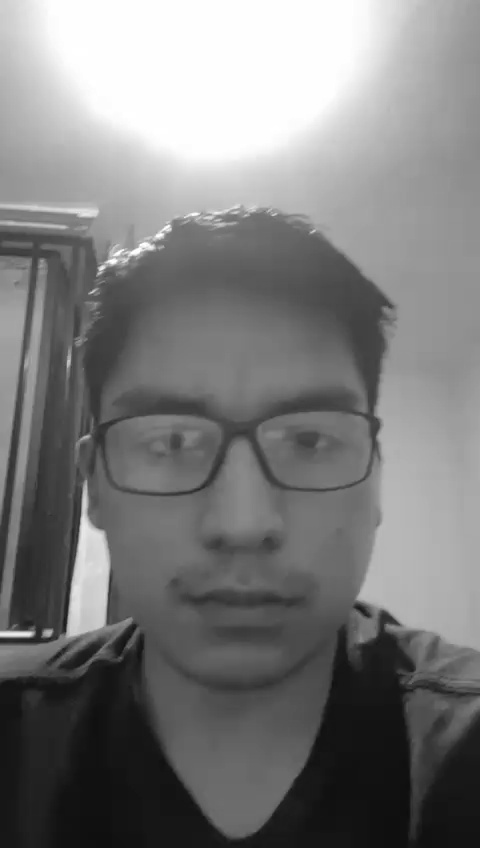
#> input picture dataset/Jhon/frameBl1.jpg, 480 x 848 px, found by its file name; its folder holds only this picture in this run
$ python spark_ingest.py
#> lines starting #> are read from the running program, lines starting #| are printed output that depends on the picture
import os
import cv2
import base64
import pandas as pd
import numpy as np

# Definir la ruta del directorio de dataset
dataset_dir = "dataset"
output_dir = "warehouse"

# Asegúrate de que el directorio existe
if not os.path.exists(output_dir):
    os.makedirs(output_dir)

print(f"Directorio de dataset: {os.path.abspath(dataset_dir)}")
print(f"¿Existen las carpetas de dataset?: {os.path.exists(dataset_dir)}")
print(f"Contenido de dataset: {os.listdir(dataset_dir)}")

# Listas para almacenar las imágenes y las etiquetas
images = []
labels = []

# Recorrer cada subcarpeta (cada persona) dentro de dataset/
for person_folder in os.listdir(dataset_dir):
    person_path = os.path.join(dataset_dir, person_folder)

    # Asegurarse de que estamos trabajando con un directorio
    if os.path.isdir(person_path):
        print(f"Procesando imágenes de: {person_folder}")

        # Recorrer las imágenes dentro de cada subcarpeta
        for image_file in os.listdir(person_path):
            image_path = os.path.join(person_path, image_file)
            print(f"Procesando archivo: {image_file}")

            # Verificar que sea una imagen (.jpg o .png)
            if image_file.endswith(".jpg") or image_file.endswith(".png"):
                print(f"Cargando imagen: {image_path}")
                img = cv2.imread(image_path)
#> img is the input picture: shape (848, 480, 3); min 13, max 255, mean 123.9

                if img is not None:
                    #Comando para cambiar la imagen en blanco y negro
                    gray = cv2.cvtColor(img, cv2.COLOR_BGR2GRAY)

                    face_cascade = cv2.CascadeClassifier(cv2.data.haarcascades + 'haarcascade_frontalface_default.xml')
                    faces = face_cascade.detectMultiScale(gray, 1.1, 4)
#> faces = [[67, 315, 355, 355]]

                    for (x, y, w, h) in faces:
                        face_roi = gray[y:y+h, x:x+w]
                        face_roi = cv2.resize(face_roi, (200, 200))  # Redimensionar a 200x200

                        # Convertir la imagen (que es un array de bytes) a un string de Base64
                        _, img_encoded = cv2.imencode('.png', face_roi)
                        img_base64 = base64.b64encode(img_encoded).decode('utf-8')

                        # Guardar la imagen codificada en Base64 y la etiqueta (nombre de la persona)
                        images.append(img_base64)
                        labels.append(person_folder)
#> this loop made 1 pass
#> pass 1, `face_roi = gray[y:y+h, x:x+w]`:
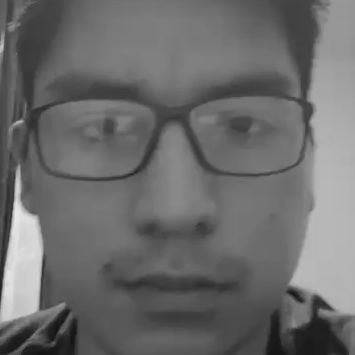
#> face_roi: shape (355, 355); min 17, max 235, mean 107.5
#> after the loop, images = 1 item; labels = ['Jhon']

                else:
                    print(f"No se pudo cargar la imagen: {image_path}")
            else:
                print(f"El archivo {image_file} no es una imagen válida (.jpg/.png)")
#> pass 2 of the loop `for person_folder in os.listdir(dataset_dir):`:
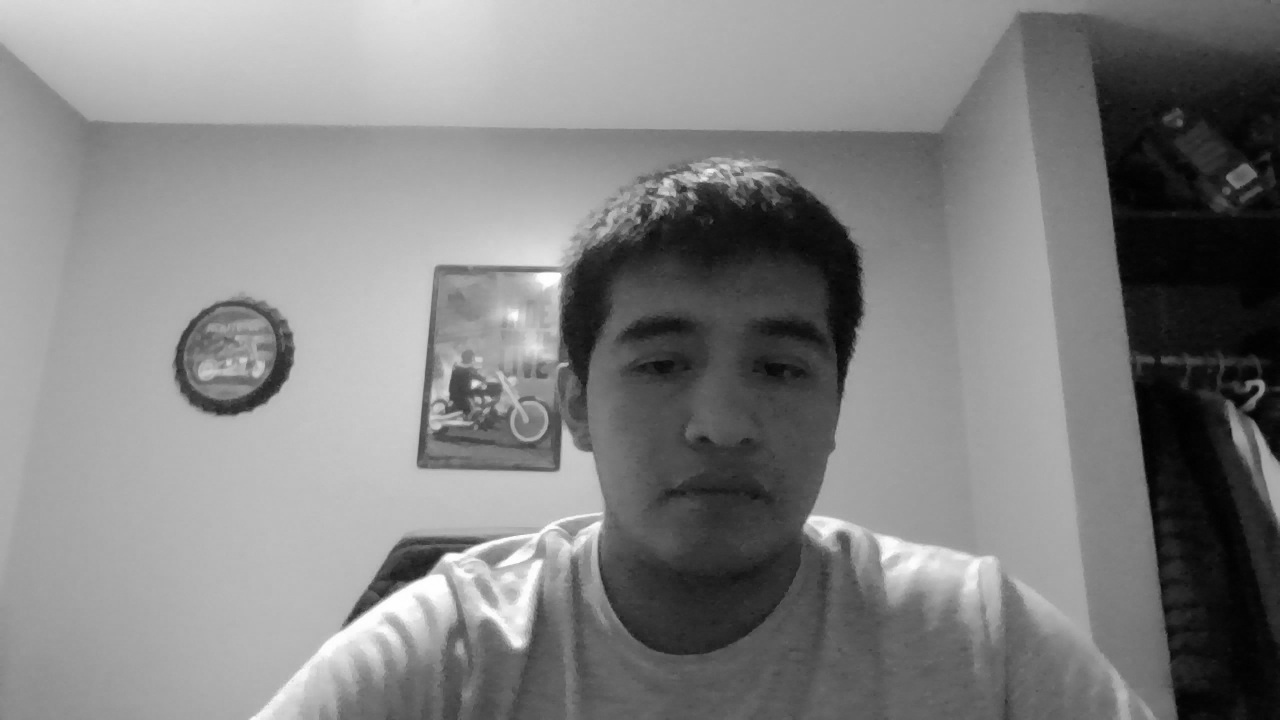
#> input picture dataset/Rodrigo/frameBl1.jpg, 1280 x 720 px, found by its file name
#> img is the input picture: shape (720, 1280, 3); min 0, max 255, mean 130.4
#> gray: shape (720, 1280)
#> faces = [[483, 549, 56, 56], [571, 248, 301, 301]]
#> the loop `for (x, y, w, h) in faces:` made 2 passes
#> pass 1, `face_roi = gray[y:y+h, x:x+w]`:
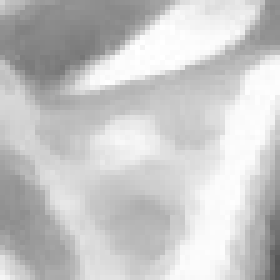
#> face_roi: shape (56, 56) (shown 5 times larger); min 87, max 255, mean 199.6
#> pass 2, `face_roi = gray[y:y+h, x:x+w]`:
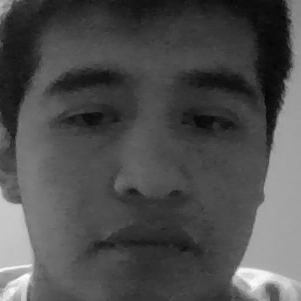
#> face_roi: shape (301, 301); min 5, max 252, mean 78.4
#> after the loop `for (x, y, w, h) in faces:`: images = 3 items; labels = ['Jhon', 'Rodrigo', 'Rodrigo']

# Verificar si se han encontrado imágenes y etiquetas
if len(images) == 0:
    print("No se encontraron imágenes válidas en el dataset.")
else:
    # Convertir las listas a un DataFrame de pandas
    df = pd.DataFrame({'image': images, 'label': labels})
#> df = table of 3 rows and 2 columns

    # Guardar los datos en un archivo Parquet (o CSV si prefieres)
    parquet_file = os.path.join(output_dir, 'faces.parquet')

    # Usar pandas para guardar en formato Parquet
#> (the run stopped early here; a loop or call above may not have finished)
